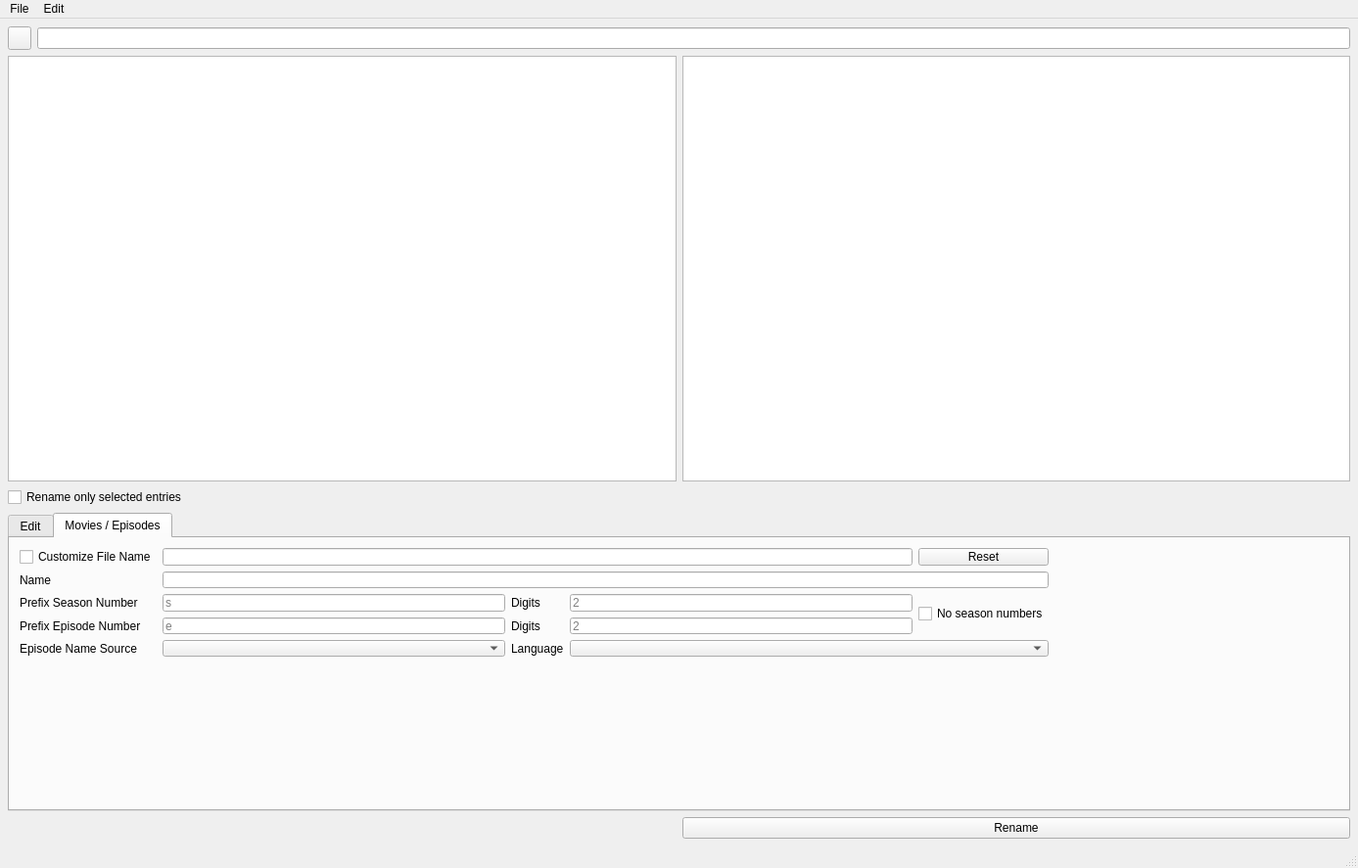
<?xml version="1.0" encoding="UTF-8"?>
<ui version="4.0">
 <class>ShikiRenameClass</class>
 <widget class="QMainWindow" name="ShikiRenameClass">
  <property name="geometry">
   <rect>
    <x>0</x>
    <y>0</y>
    <width>1387</width>
    <height>887</height>
   </rect>
  </property>
  <property name="windowTitle">
   <string>ShikiRename</string>
  </property>
  <widget class="QWidget" name="centralWidget">
   <property name="maximumSize">
    <size>
     <width>16777215</width>
     <height>16777215</height>
    </size>
   </property>
   <property name="toolTipDuration">
    <number>-1</number>
   </property>
   <layout class="QGridLayout" name="gLayout_centralWidget">
    <property name="leftMargin">
     <number>8</number>
    </property>
    <property name="topMargin">
     <number>8</number>
    </property>
    <property name="rightMargin">
     <number>8</number>
    </property>
    <property name="bottomMargin">
     <number>8</number>
    </property>
    <item row="2" column="3">
     <widget class="QPushButton" name="buttonRename">
      <property name="text">
       <string>Rename</string>
      </property>
     </widget>
    </item>
    <item row="1" column="2" colspan="2">
     <layout class="QVBoxLayout" name="vLayout_Main" stretch="0,100,0,70">
      <property name="spacing">
       <number>6</number>
      </property>
      <property name="sizeConstraint">
       <enum>QLayout::SetDefaultConstraint</enum>
      </property>
      <property name="leftMargin">
       <number>0</number>
      </property>
      <item>
       <layout class="QHBoxLayout" name="hLayout_Directory">
        <item>
         <widget class="QPushButton" name="buttonOpen">
          <property name="sizePolicy">
           <sizepolicy hsizetype="Fixed" vsizetype="Fixed">
            <horstretch>0</horstretch>
            <verstretch>0</verstretch>
           </sizepolicy>
          </property>
          <property name="minimumSize">
           <size>
            <width>24</width>
            <height>24</height>
           </size>
          </property>
          <property name="maximumSize">
           <size>
            <width>24</width>
            <height>24</height>
           </size>
          </property>
          <property name="text">
           <string/>
          </property>
         </widget>
        </item>
        <item>
         <widget class="QLineEdit" name="editDirectory"/>
        </item>
       </layout>
      </item>
      <item>
       <layout class="QHBoxLayout" name="hLayout_Lists">
        <item>
         <widget class="QListWidget" name="currentList">
          <property name="maximumSize">
           <size>
            <width>16777215</width>
            <height>16777215</height>
           </size>
          </property>
         </widget>
        </item>
        <item>
         <widget class="QListWidget" name="renamePreview"/>
        </item>
       </layout>
      </item>
      <item>
       <widget class="QCheckBox" name="checkboxOnlySelected">
        <property name="text">
         <string>Rename only selected entries</string>
        </property>
       </widget>
      </item>
      <item>
       <widget class="QTabWidget" name="tabWidget">
        <property name="sizePolicy">
         <sizepolicy hsizetype="Expanding" vsizetype="Expanding">
          <horstretch>0</horstretch>
          <verstretch>0</verstretch>
         </sizepolicy>
        </property>
        <property name="currentIndex">
         <number>1</number>
        </property>
        <widget class="QWidget" name="tab_1">
         <attribute name="title">
          <string>Edit</string>
         </attribute>
         <widget class="QWidget" name="layoutWidget">
          <property name="geometry">
           <rect>
            <x>0</x>
            <y>10</y>
            <width>1241</width>
            <height>144</height>
           </rect>
          </property>
          <layout class="QGridLayout" name="tab_1_gridLayout">
           <property name="sizeConstraint">
            <enum>QLayout::SetNoConstraint</enum>
           </property>
           <property name="leftMargin">
            <number>10</number>
           </property>
           <property name="topMargin">
            <number>10</number>
           </property>
           <property name="rightMargin">
            <number>10</number>
           </property>
           <property name="bottomMargin">
            <number>10</number>
           </property>
           <item row="2" column="8">
            <widget class="QLineEdit" name="editRemoveAt2"/>
           </item>
           <item row="0" column="2">
            <widget class="QLabel" name="labelRemoveLeft2">
             <property name="text">
              <string>characters</string>
             </property>
            </widget>
           </item>
           <item row="0" column="7">
            <widget class="QLabel" name="labelRemoveRight2">
             <property name="text">
              <string>characters</string>
             </property>
            </widget>
           </item>
           <item row="2" column="0">
            <widget class="QLabel" name="labelInsert1">
             <property name="text">
              <string>Insert at index</string>
             </property>
            </widget>
           </item>
           <item row="2" column="5">
            <widget class="QLabel" name="labelRemoveAt1">
             <property name="text">
              <string>Remove</string>
             </property>
            </widget>
           </item>
           <item row="1" column="2">
            <widget class="QLabel" name="labelReplace2">
             <property name="text">
              <string>with</string>
             </property>
            </widget>
           </item>
           <item row="2" column="1">
            <widget class="QLineEdit" name="editInsert1"/>
           </item>
           <item row="0" column="1">
            <widget class="QLineEdit" name="editRemoveLeft">
             <property name="text">
              <string/>
             </property>
             <property name="placeholderText">
              <string>0</string>
             </property>
            </widget>
           </item>
           <item row="3" column="0">
            <widget class="QLabel" name="labelPrefix">
             <property name="text">
              <string>Prefix filename</string>
             </property>
            </widget>
           </item>
           <item row="3" column="5">
            <widget class="QLabel" name="labelSuffix">
             <property name="text">
              <string>Suffix filename</string>
             </property>
            </widget>
           </item>
           <item row="3" column="6">
            <widget class="QLineEdit" name="editSuffix"/>
           </item>
           <item row="4" column="0">
            <widget class="QLabel" name="labelNumIdx">
             <property name="text">
              <string>Number at index</string>
             </property>
            </widget>
           </item>
           <item row="4" column="1">
            <widget class="QLineEdit" name="editNumIdx"/>
           </item>
           <item row="3" column="1">
            <widget class="QLineEdit" name="editPrefix"/>
           </item>
           <item row="2" column="7">
            <widget class="QLabel" name="labelRemoveAt2">
             <property name="text">
              <string>characters past index</string>
             </property>
            </widget>
           </item>
           <item row="1" column="3">
            <widget class="QLineEdit" name="editReplace2"/>
           </item>
           <item row="0" column="6">
            <widget class="QLineEdit" name="editRemoveRight">
             <property name="placeholderText">
              <string>0</string>
             </property>
            </widget>
           </item>
           <item row="0" column="0">
            <widget class="QLabel" name="labelRemoveLeft1">
             <property name="text">
              <string>Remove the first</string>
             </property>
            </widget>
           </item>
           <item row="1" column="0">
            <widget class="QLabel" name="labelReplace1">
             <property name="text">
              <string>Replace</string>
             </property>
            </widget>
           </item>
           <item row="0" column="5">
            <widget class="QLabel" name="labelRemoveRight1">
             <property name="text">
              <string>Remove last</string>
             </property>
            </widget>
           </item>
           <item row="2" column="6">
            <widget class="QLineEdit" name="editRemoveAt1">
             <property name="placeholderText">
              <string>0</string>
             </property>
            </widget>
           </item>
           <item row="1" column="1">
            <widget class="QLineEdit" name="editReplace1"/>
           </item>
           <item row="2" column="2">
            <widget class="QLabel" name="labelInsert2">
             <property name="text">
              <string>the text</string>
             </property>
            </widget>
           </item>
           <item row="2" column="3">
            <widget class="QLineEdit" name="editInsert2"/>
           </item>
           <item row="4" column="9">
            <widget class="QLabel" name="labelNumDigits2">
             <property name="text">
              <string>digits</string>
             </property>
            </widget>
           </item>
           <item row="4" column="6">
            <widget class="QLineEdit" name="editNumInc">
             <property name="text">
              <string/>
             </property>
             <property name="placeholderText">
              <string>1</string>
             </property>
            </widget>
           </item>
           <item row="4" column="7">
            <widget class="QLabel" name="labelNumDigits">
             <property name="text">
              <string>using</string>
             </property>
            </widget>
           </item>
           <item row="4" column="5">
            <widget class="QLabel" name="labelNumInc">
             <property name="text">
              <string>incrementing by</string>
             </property>
            </widget>
           </item>
           <item row="4" column="3">
            <widget class="QLineEdit" name="editNumInitV">
             <property name="text">
              <string/>
             </property>
             <property name="placeholderText">
              <string>1</string>
             </property>
            </widget>
           </item>
           <item row="4" column="2">
            <widget class="QLabel" name="labelNumInitV">
             <property name="text">
              <string>starting with</string>
             </property>
            </widget>
           </item>
           <item row="4" column="8">
            <widget class="QLineEdit" name="editNumDigits">
             <property name="text">
              <string/>
             </property>
             <property name="placeholderText">
              <string>1</string>
             </property>
            </widget>
           </item>
           <item row="0" column="4" rowspan="5">
            <widget class="Line" name="line">
             <property name="orientation">
              <enum>Qt::Vertical</enum>
             </property>
            </widget>
           </item>
          </layout>
         </widget>
        </widget>
        <widget class="QWidget" name="tab_2">
         <attribute name="title">
          <string>Movies / Episodes</string>
         </attribute>
         <widget class="QWidget" name="gridLayoutWidget">
          <property name="geometry">
           <rect>
            <x>0</x>
            <y>0</y>
            <width>1071</width>
            <height>131</height>
           </rect>
          </property>
          <layout class="QGridLayout" name="tab_2_gridLayout" rowstretch="0,0,0,0,0" columnstretch="0,0,0,0,0">
           <property name="sizeConstraint">
            <enum>QLayout::SetNoConstraint</enum>
           </property>
           <property name="leftMargin">
            <number>10</number>
           </property>
           <property name="topMargin">
            <number>10</number>
           </property>
           <property name="rightMargin">
            <number>10</number>
           </property>
           <property name="bottomMargin">
            <number>10</number>
           </property>
           <item row="3" column="3">
            <widget class="QLineEdit" name="editEpisodeNrDigits">
             <property name="text">
              <string/>
             </property>
             <property name="placeholderText">
              <string>2</string>
             </property>
            </widget>
           </item>
           <item row="2" column="1">
            <widget class="QLineEdit" name="editSeasonNrPrefix">
             <property name="text">
              <string/>
             </property>
             <property name="placeholderText">
              <string>s</string>
             </property>
            </widget>
           </item>
           <item row="3" column="1">
            <widget class="QLineEdit" name="editEpisodeNrPrefix">
             <property name="text">
              <string/>
             </property>
             <property name="placeholderText">
              <string>e</string>
             </property>
            </widget>
           </item>
           <item row="0" column="1" colspan="3">
            <widget class="QLineEdit" name="editCustomFileName"/>
           </item>
           <item row="4" column="3" colspan="2">
            <widget class="QComboBox" name="comboEpisodeNameLang"/>
           </item>
           <item row="4" column="0">
            <widget class="QLabel" name="labelEpisodeNameSrc">
             <property name="text">
              <string>Episode Name Source</string>
             </property>
            </widget>
           </item>
           <item row="4" column="1">
            <widget class="QComboBox" name="comboEpisodeNameSrc">
             <item>
              <property name="text">
               <string/>
              </property>
             </item>
             <item>
              <property name="text">
               <string>TheTVDB.com</string>
              </property>
             </item>
            </widget>
           </item>
           <item row="3" column="0">
            <widget class="QLabel" name="labelEpisodeNrPrefix">
             <property name="text">
              <string>Prefix Episode Number</string>
             </property>
            </widget>
           </item>
           <item row="4" column="2">
            <widget class="QLabel" name="labelEpisodeNameLang">
             <property name="text">
              <string>Language</string>
             </property>
            </widget>
           </item>
           <item row="2" column="4" rowspan="2">
            <widget class="QCheckBox" name="checkboxNoSeason">
             <property name="text">
              <string>No season numbers</string>
             </property>
            </widget>
           </item>
           <item row="2" column="0">
            <widget class="QLabel" name="labelSeasonNrPrefix">
             <property name="text">
              <string>Prefix Season Number</string>
             </property>
            </widget>
           </item>
           <item row="0" column="4">
            <widget class="QPushButton" name="buttonCustomFileNameReset">
             <property name="text">
              <string>Reset</string>
             </property>
            </widget>
           </item>
           <item row="1" column="1" colspan="4">
            <widget class="QLineEdit" name="editName"/>
           </item>
           <item row="2" column="2">
            <widget class="QLabel" name="labelSeasonNrDigits">
             <property name="text">
              <string>Digits</string>
             </property>
            </widget>
           </item>
           <item row="3" column="2">
            <widget class="QLabel" name="labelEpisodeNrDigits">
             <property name="text">
              <string>Digits</string>
             </property>
            </widget>
           </item>
           <item row="1" column="0">
            <widget class="QLabel" name="labelName">
             <property name="text">
              <string>Name</string>
             </property>
            </widget>
           </item>
           <item row="2" column="3">
            <widget class="QLineEdit" name="editSeasonNrDigits">
             <property name="text">
              <string/>
             </property>
             <property name="placeholderText">
              <string>2</string>
             </property>
            </widget>
           </item>
           <item row="0" column="0">
            <widget class="QCheckBox" name="checkboxCustomFileName">
             <property name="text">
              <string>Customize File Name</string>
             </property>
            </widget>
           </item>
          </layout>
         </widget>
        </widget>
       </widget>
      </item>
     </layout>
    </item>
   </layout>
  </widget>
  <widget class="QMenuBar" name="menuBar">
   <property name="geometry">
    <rect>
     <x>0</x>
     <y>0</y>
     <width>1387</width>
     <height>21</height>
    </rect>
   </property>
   <widget class="QMenu" name="menuFile">
    <property name="title">
     <string>File</string>
    </property>
    <addaction name="actionOpen"/>
    <addaction name="actionRefresh"/>
    <addaction name="actionQuit"/>
   </widget>
   <widget class="QMenu" name="menuEdit">
    <property name="title">
     <string>Edit</string>
    </property>
    <addaction name="actionUndo"/>
    <addaction name="actionRedo"/>
   </widget>
   <addaction name="menuFile"/>
   <addaction name="menuEdit"/>
  </widget>
  <widget class="QStatusBar" name="statusBar"/>
  <action name="actionOpen">
   <property name="text">
    <string>Open Directory ...</string>
   </property>
  </action>
  <action name="actionUndo">
   <property name="text">
    <string>Undo</string>
   </property>
  </action>
  <action name="actionRedo">
   <property name="text">
    <string>Redo</string>
   </property>
  </action>
  <action name="actionQuit">
   <property name="text">
    <string>Quit</string>
   </property>
  </action>
  <action name="actionRefresh">
   <property name="text">
    <string>Refresh</string>
   </property>
  </action>
 </widget>
 <layoutdefault spacing="6" margin="11"/>
 <tabstops>
  <tabstop>currentList</tabstop>
  <tabstop>renamePreview</tabstop>
  <tabstop>checkboxOnlySelected</tabstop>
  <tabstop>tabWidget</tabstop>
  <tabstop>editRemoveLeft</tabstop>
  <tabstop>editRemoveRight</tabstop>
  <tabstop>editReplace1</tabstop>
  <tabstop>editReplace2</tabstop>
  <tabstop>editInsert1</tabstop>
  <tabstop>editInsert2</tabstop>
  <tabstop>editRemoveAt1</tabstop>
  <tabstop>editRemoveAt2</tabstop>
  <tabstop>editPrefix</tabstop>
  <tabstop>editSuffix</tabstop>
  <tabstop>editNumIdx</tabstop>
  <tabstop>editNumInitV</tabstop>
  <tabstop>editNumInc</tabstop>
  <tabstop>editNumDigits</tabstop>
  <tabstop>editName</tabstop>
  <tabstop>editSeasonNrPrefix</tabstop>
  <tabstop>editSeasonNrDigits</tabstop>
  <tabstop>editEpisodeNrPrefix</tabstop>
  <tabstop>editEpisodeNrDigits</tabstop>
  <tabstop>comboEpisodeNameSrc</tabstop>
  <tabstop>comboEpisodeNameLang</tabstop>
  <tabstop>buttonRename</tabstop>
 </tabstops>
 <resources/>
 <connections/>
 <slots>
  <slot>loadEntries()</slot>
 </slots>
</ui>
